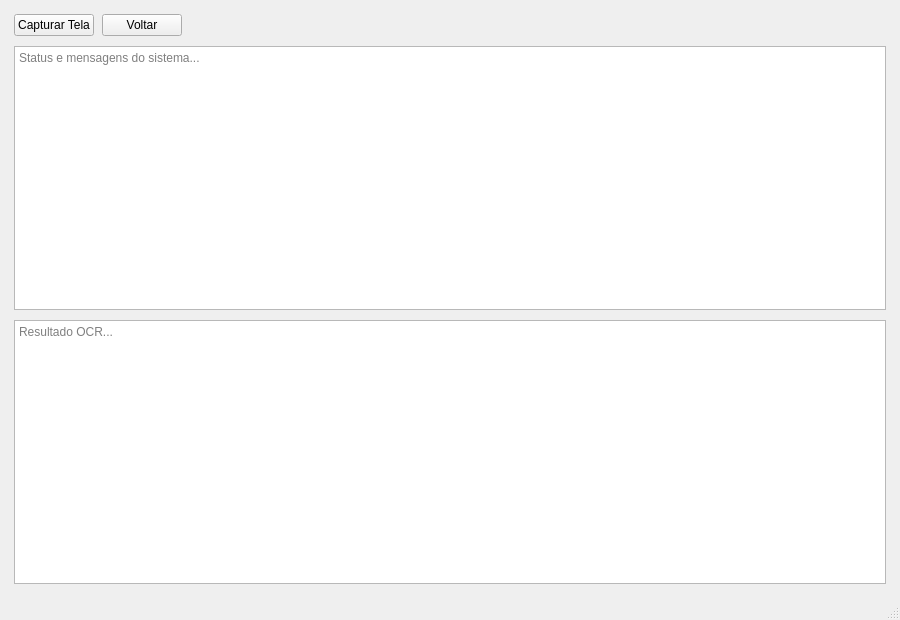
<?xml version="1.0" encoding="UTF-8"?>
<ui version="4.0">
 <class>OCRWindow</class>
 <widget class="QMainWindow" name="OCRWindow">
  <property name="geometry">
   <rect>
    <x>0</x>
    <y>0</y>
    <width>900</width>
    <height>620</height>
   </rect>
  </property>
  <property name="windowTitle">
   <string>AtlasHub - OCR</string>
  </property>
  <widget class="QWidget" name="centralwidget">
   <layout class="QVBoxLayout" name="mainLayout">
    <property name="leftMargin">
     <number>14</number>
    </property>
    <property name="topMargin">
     <number>14</number>
    </property>
    <property name="rightMargin">
     <number>14</number>
    </property>
    <property name="bottomMargin">
     <number>14</number>
    </property>
    <property name="spacing">
     <number>10</number>
    </property>
    <item>
     <layout class="QHBoxLayout" name="buttonsLayout">
      <property name="spacing">
       <number>8</number>
      </property>
      <item>
       <widget class="QPushButton" name="captureButton">
        <property name="text">
         <string>Capturar Tela</string>
        </property>
       </widget>
      </item>
      <item>
       <widget class="QPushButton" name="backButton">
        <property name="text">
         <string>Voltar</string>
        </property>
       </widget>
      </item>
      <item>
       <spacer name="horizontalSpacer">
        <property name="orientation">
         <enum>Qt::Horizontal</enum>
        </property>
        <property name="sizeHint" stdset="0">
         <size>
          <width>40</width>
          <height>20</height>
         </size>
        </property>
       </spacer>
      </item>
     </layout>
    </item>
    <item>
     <widget class="QTextEdit" name="textStatus">
      <property name="readOnly">
       <bool>true</bool>
      </property>
      <property name="minimumHeight">
       <number>60</number>
      </property>
      <property name="maximumHeight">
       <number>70</number>
      </property>
      <property name="placeholderText">
       <string>Status e mensagens do sistema...</string>
      </property>
     </widget>
    </item>
    <item>
     <widget class="QTextEdit" name="textResult">
      <property name="readOnly">
       <bool>true</bool>
      </property>
      <property name="placeholderText">
       <string>Resultado OCR...</string>
      </property>
     </widget>
    </item>
   </layout>
  </widget>
  <widget class="QStatusBar" name="statusbar"/>
 </widget>
 <resources/>
 <connections/>
</ui>
